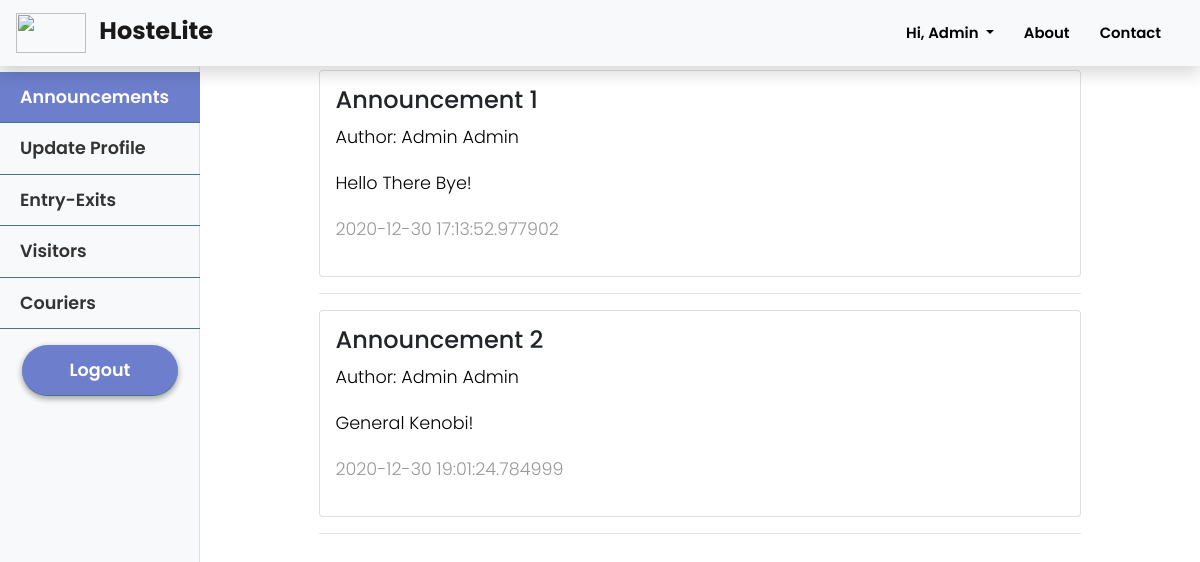
Page /guard/announcements (signed in) on the earlier database version.
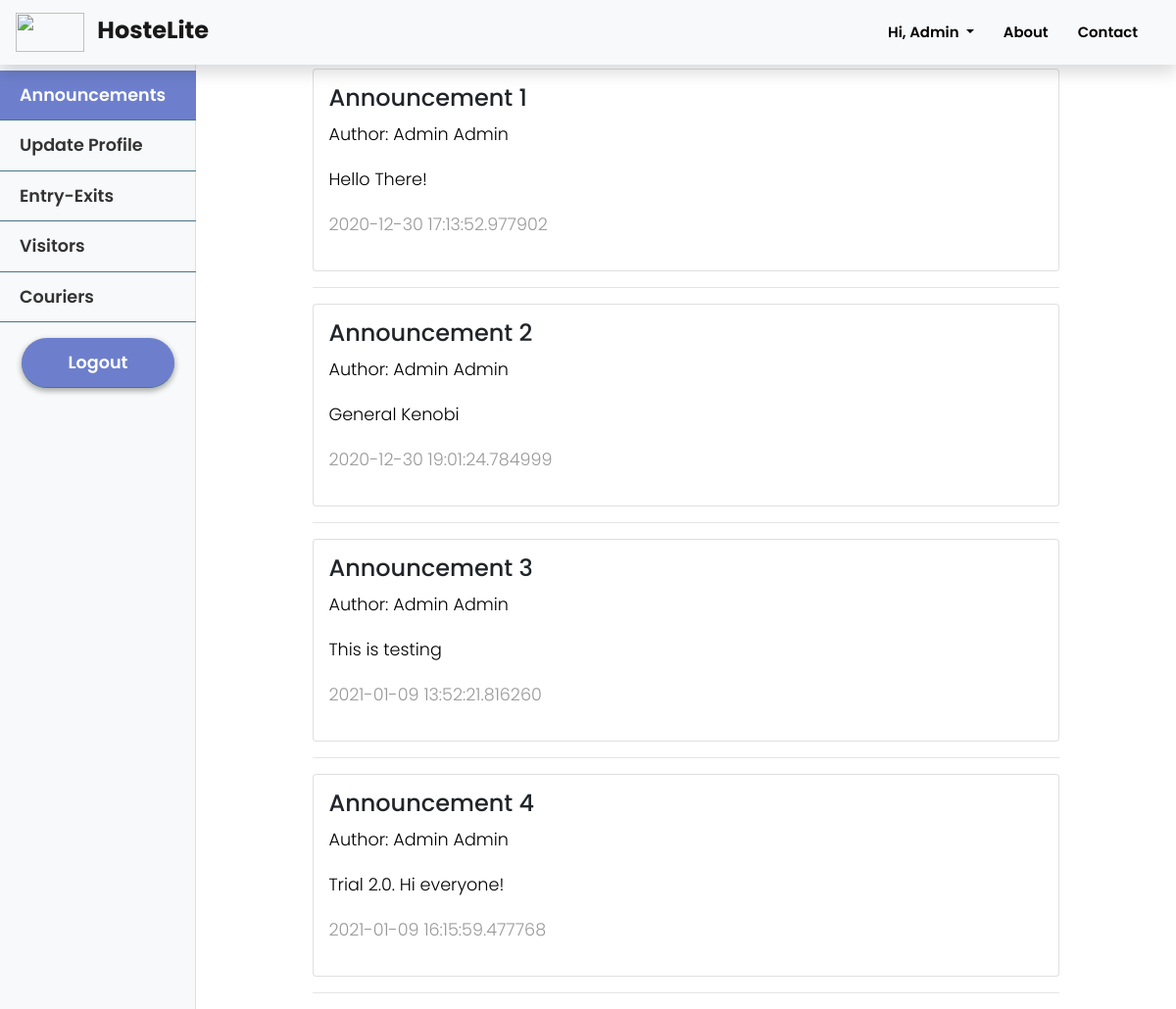
Same page on the later database version.
### hostelmanagement/models.py (models this page shows, shortened)
class Announcement(db.Model):
    id = db.Column(db.Integer, primary_key=True)
    title = db.Column(db.String(100), nullable=False)
    date_posted = db.Column(db.DateTime, nullable=False, default=datetime.utcnow)
    content = db.Column(db.Text, nullable=False)
    user_id = db.Column(db.Integer, db.ForeignKey('user.id'), nullable=False)

class User(db.Model, UserMixin):
    id = db.Column(db.Integer, primary_key=True)
    college_id = db.Column(db.String(9), unique=True, nullable=False)
    firstname = db.Column(db.String(20), nullable=False)
    lastname = db.Column(db.String(20), nullable=False)
    email = db.Column(db.String(120), unique=True, nullable=False)
    password = db.Column(db.String(60), nullable=False)
    phone = db.Column(db.String(10), unique=True, nullable=False)
    address = db.Column(db.Text, nullable=False)
    course = db.Column(db.String(20),nullable=True)
    department = db.Column(db.String(20), nullable=True)
    user_type = db.Column(db.Integer, nullable = False, default=1)
    room_no = db.Column(db.Integer, nullable = True)
    announcements = db.relationship('Announcement', backref='author', lazy=True)
    complaints = db.relationship('Complaint', backref='author', lazy=True)
    mess_menu = db.relationship('MessMenu', backref='author', lazy=True)
    courier = db.relationship('Courier', backref='user', lazy=True)
    exitentry = db.relationship('ExitEntry', backref='user', lazy=True)
    visitor = db.relationship('Visitor', backref='user', lazy=True)

### hostelmanagement/routes.py (the view)
@app.route("/guard/announcements")
@login_required
def display_guard_announcements():
    user = current_user
    announcements = Announcement.query.all()
    return render_template('guard/announcements.html', title = 'Announcements', announcements = announcements, user=user)

### hostelmanagement/models.py (called while the page is built)
@login_manager.user_loader
def load_user(user_id):
    return User.query.get(int(user_id))

### hostelmanagement/templates/guard/announcements.html (shortened to what this page needs)
{% extends 'guard/guard_layout.html' %}
{% block guard_announcements %}active{% endblock %}
{% block guard_content %}
    <div class="container" style="padding: 0 10%;">
        {% if announcements %}
        {% for announcement in announcements %}
            <div class="card">
                <h4>{{announcement.title}}</h4>
                <p style="color: black">Author: {{announcement.author.firstname}} {{announcement.author.lastname}}</p>
                <p style="color: black;">{{announcement.content}}</p>
                <p style="float: right;">{{announcement.date_posted}}</p>
            </div>
            <hr>
        {% endfor %}
    {% else %}
        <h2>No Announcements</h2>
    {% endif %}
    </div>
{% endblock %}

Differences in the rows shown:
changed Announcement "Announcement 1": content "Hello There Bye!" → "Hello There!"
changed Announcement "Announcement 2": content "General Kenobi!" → "General Kenobi"
added Announcement: title "Announcement 3", author.firstname "Admin", author.lastname "Admin", content "This is testing", date_posted "2021-01-09 13:52:21.816260"
added Announcement: title "Announcement 4", author.firstname "Admin", author.lastname "Admin", content "Trial 2.0. Hi everyone!", date_posted "2021-01-09 16:15:59.477768"
